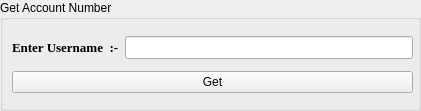
     <widget class="QGroupBox" name="groupBox_3">
      <property name="geometry">
       <rect>
        <x>10</x>
        <y>470</y>
        <width>421</width>
        <height>111</height>
       </rect>
      </property>
      <property name="title">
       <string>Get Account Number</string>
      </property>
      <widget class="QWidget" name="layoutWidget_17">
       <property name="geometry">
        <rect>
         <x>12</x>
         <y>30</y>
         <width>401</width>
         <height>71</height>
        </rect>
       </property>
       <layout class="QVBoxLayout" name="verticalLayout_20">
        <item>
         <layout class="QHBoxLayout" name="horizontalLayout_34">
          <item>
           <widget class="QLabel" name="label_34">
            <property name="font">
             <font>
              <family>Times New Roman</family>
              <pointsize>10</pointsize>
              <italic>false</italic>
              <bold>true</bold>
              <underline>false</underline>
              <strikeout>false</strikeout>
             </font>
            </property>
            <property name="text">
             <string>Enter Username  :-</string>
            </property>
           </widget>
          </item>
          <item>
           <widget class="QLineEdit" name="UserName_3">
            <property name="font">
             <font>
              <family>Times New Roman</family>
              <pointsize>10</pointsize>
              <bold>false</bold>
             </font>
            </property>
            <property name="text">
             <string/>
            </property>
           </widget>
          </item>
         </layout>
        </item>
        <item>
         <widget class="QPushButton" name="GetButton">
          <property name="cursor">
           <cursorShape>PointingHandCursor</cursorShape>
          </property>
          <property name="text">
           <string>Get</string>
          </property>
         </widget>
        </item>
       </layout>
      </widget>
     </widget>
